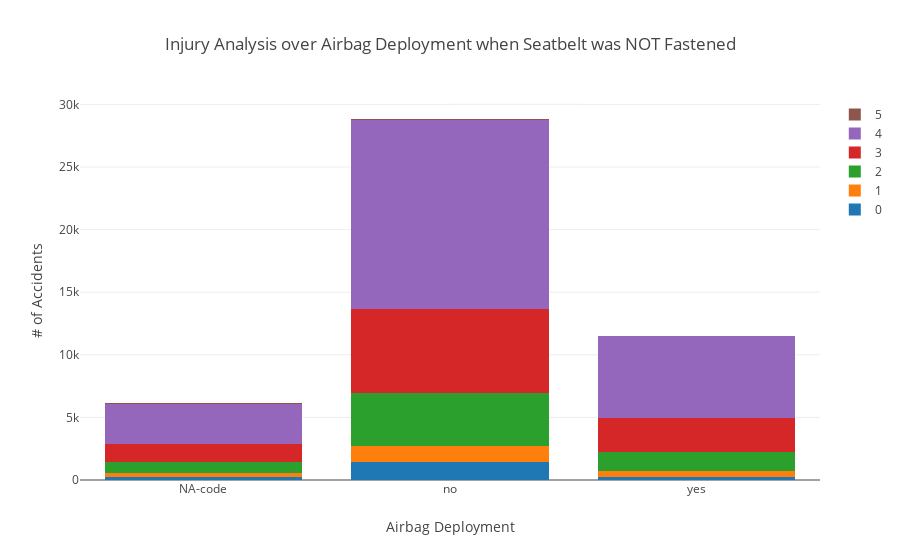
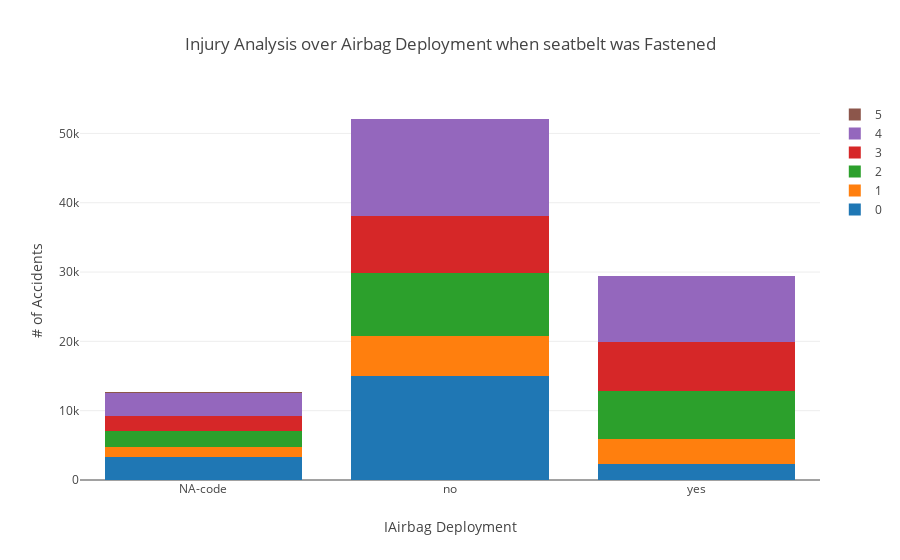

The notebook cell saved with these charts, in order:
### Code cell
plt.figure(figsize=(16,3))
filter_ = (data.Restraint == 'no')
iplot(stacked_chart(df=data[filter_], x='airbagDeploy', legend='injury', xaxistitle='Airbag Deployment', yaxistitle='# of Accidents', \
                    title='Injury Analysis over Airbag Deployment when Seatbelt was NOT Fastened'))
filter_ = (data.Restraint == 'yes')
iplot(stacked_chart(df=data[filter_], x='airbagDeploy', legend='injury', xaxistitle='IAirbag Deployment', yaxistitle='# of Accidents', \
                    title='Injury Analysis over Airbag Deployment when seatbelt was Fastened'))

### Figure 1 — Plotly figure (JSON) as saved in the notebook; plotly's stock layout.template omitted (floating-point values rounded to 4 significant figures)
{"data": [{"name": "0", "type": "bar", "x": ["NA-code", "no", "yes"], "y": [259, 1440, 211]}, {"name": "1", "type": "bar", "x": ["NA-code", "no", "yes"], "y": [295, 1274, 469]}, {"name": "2", "type": "bar", "x": ["NA-code", "no", "yes"], "y": [858, 4222, 1571]}, {"name": "3", "type": "bar", "x": ["NA-code", "no", "yes"], "y": [1454, 6739, 2737]}, {"name": "4", "type": "bar", "x": ["NA-code", "no", "yes"], "y": [3232, 15116, 6494]}, {"name": "5", "type": "bar", "x": ["NA-code", "no", "yes"], "y": [15, 43, 23]}], "layout": {"barmode": "stack", "title": "Injury Analysis over Airbag Deployment when Seatbelt was NOT Fastened", "xaxis": {"showticklabels": true, "title": "Airbag Deployment", "type": "category"}, "yaxis": {"title": "# of Accidents"}}}

### Figure 2 — Plotly figure (JSON) as saved in the notebook; plotly's stock layout.template omitted (floating-point values rounded to 4 significant figures)
{"data": [{"name": "0", "type": "bar", "x": ["NA-code", "no", "yes"], "y": [3274, 15074, 2342]}, {"name": "1", "type": "bar", "x": ["NA-code", "no", "yes"], "y": [1459, 5750, 3567]}, {"name": "2", "type": "bar", "x": ["NA-code", "no", "yes"], "y": [2402, 9062, 7002]}, {"name": "3", "type": "bar", "x": ["NA-code", "no", "yes"], "y": [2126, 8249, 7047]}, {"name": "4", "type": "bar", "x": ["NA-code", "no", "yes"], "y": [3357, 13885, 9407]}, {"name": "5", "type": "bar", "x": ["NA-code", "no", "yes"], "y": [25, 61, 82]}], "layout": {"barmode": "stack", "title": "Injury Analysis over Airbag Deployment when seatbelt was Fastened", "xaxis": {"showticklabels": true, "title": "IAirbag Deployment", "type": "category"}, "yaxis": {"title": "# of Accidents"}}}
